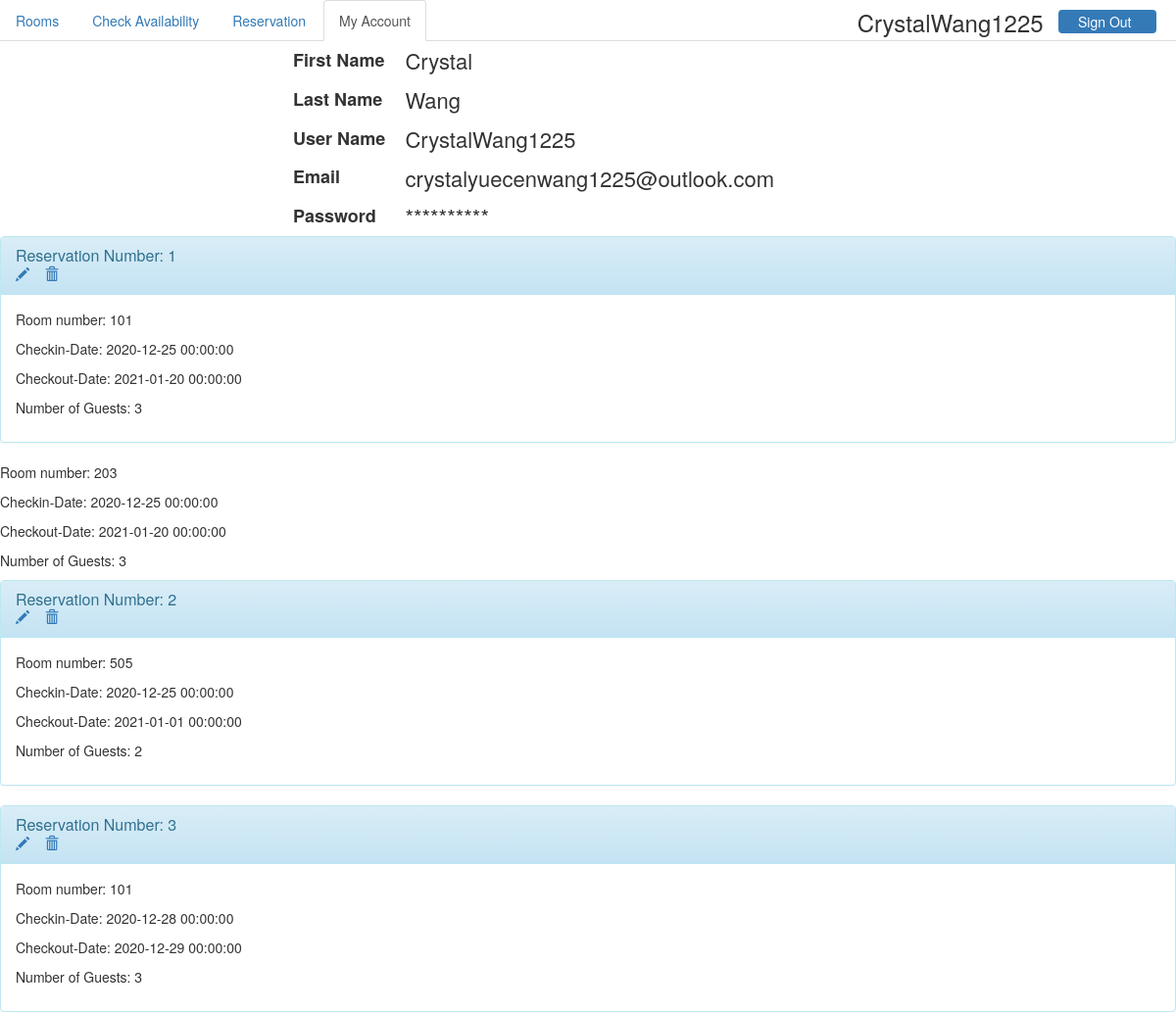
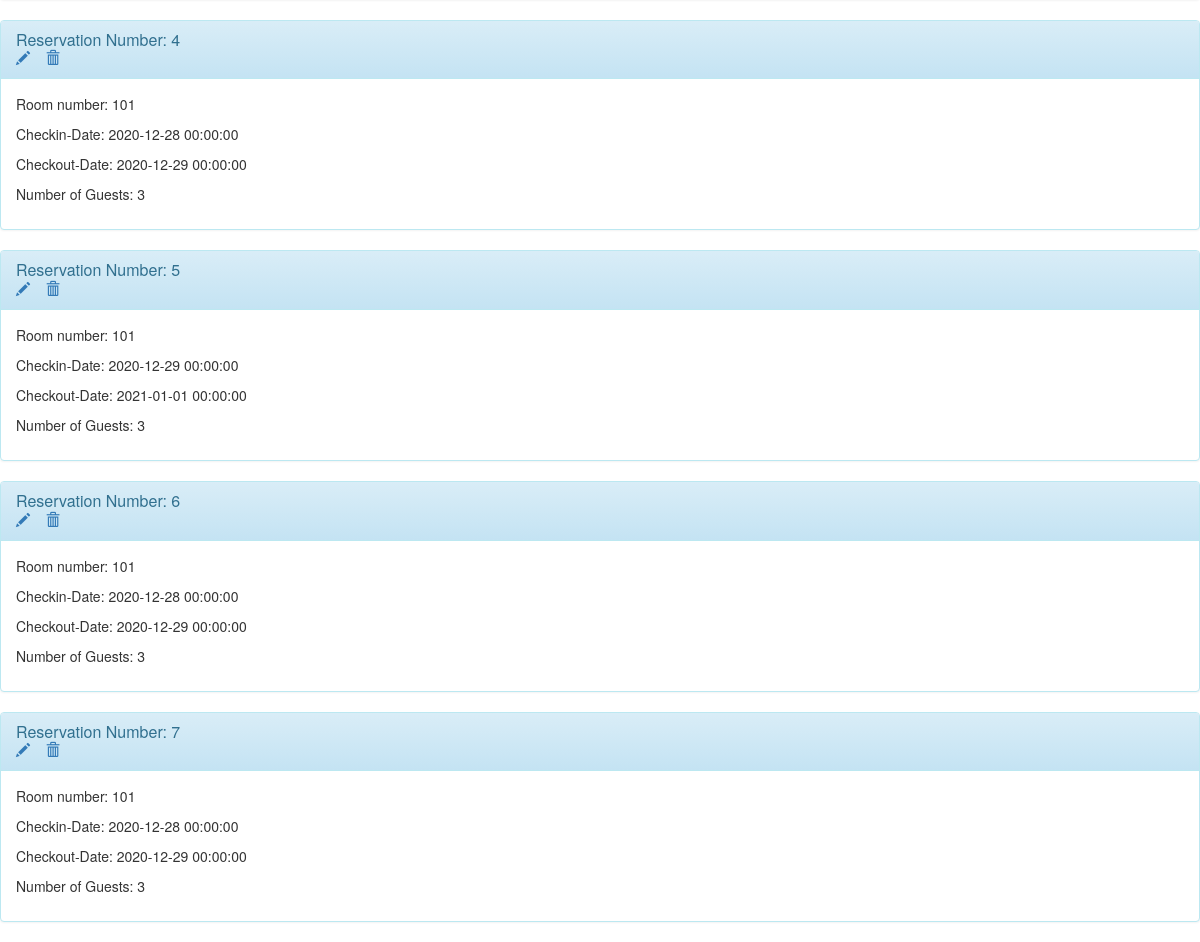
The page /about_user (signed in) on the database its author committed (2 pictures, top to bottom).
### hotel/models.py (models this page shows, shortened)
class User(db.Model):
    uid = db.Column(db.Integer, primary_key=True, autoincrement=True)
    firstname = db.Column(db.String(50))
    lastname = db.Column(db.String(50))
    username = db.Column(db.String(50), unique=True, index=True)
    password = db.Column(db.String(50))
    email = db.Column(db.String(50), unique=True, index=True)
    dateofreg = db.Column(db.DateTime, default=datetime.datetime.now)

class Reservations(db.Model):
    rid = db.Column(db.Integer, primary_key=True, autoincrement=True)
    ruid = db.Column(db.Integer, db.ForeignKey('user.uid'))
    checkin_date = db.Column(db.DateTime)
    checkout_date = db.Column(db.DateTime)
    num_guests = db.Column(db.Integer)

class Booked(db.Model):
    bid = db.Column(db.Integer, primary_key=True, autoincrement=True)
    brid = db.Column(db.Integer, db.ForeignKey('reservations.rid'))
    room_id = db.Column(db.Integer, db.ForeignKey('rooms.room_number'))

### hotel/views.py (the view)
@app.route('/about_user')
def about_user():
    aboutuserform = AboutUserForm()
    if session['user_available']:
        user = User.query.filter_by(username=session['current_user']).first()
        reservations = Reservations.query.filter_by(ruid=user.uid).all()
        booked = Booked.query.all()
        return render_template('about_user.html', user=user, reservations=reservations, booked=booked,
                               aboutuserform=aboutuserform)
    flash('You are not a Authenticated User')
    return redirect(url_for('index'))

### hotel/templates/about_user.html (shortened to what this page needs)
<!DOCTYPE html>
<html lang="en">
  <head>
	<link href="../static/bootstrap/css/bootstrap.min.css" rel="stylesheet">
	<link rel="stylesheet" href="../static/bootstrap/css/bootstrap-theme.min.css">
	<link rel="stylesheet" type="text/css" href="../static/css/styles.css">
  </head>
<body>
<div id="us">
<ul class="nav nav-pills">
  <li><h3>{{session['current_user']}} &nbsp;</h3></li>
  <li role="presentation" class="active" id="signout"><a href="/logout">Sign Out</a></li>
 </ul>
</div>
<div>
<ul class="nav nav-tabs">
  <li role="presentation"><a href="/rooms">Rooms</a></li>
	<li role="presentation"><a href="/available">Check Availability</a></li>
    <li role="presentation"><a href="/reserve">Reservation</a></li>
  <li role="presentation" class="active"><a href="">My Account</a></li>
</ul>
</div>
<div class="row">
	<div class="col-md-8">
  		<table align="right">
			<tr>
	  			<td> <h4>First Name</h4></td>
	  			<td>{{user.firstname}}</td>
			</tr>
			<tr>
	  			<td> <h4>Last Name</h4></td>
	  			<td>{{user.lastname}}</td>
			</tr>
			<tr>
	  			<td><h4>User Name</h4></td>
	  			<td>{{user.username}}</td>
			</tr>
			<tr>
	  			<td><h4>Email</h4></td>
	  			<td>{{user.email}}</td>
			</tr>
			<tr>
	  			<td><h4>Password</h4></td>
	  			<td>**********</td>
			</tr>
  		</table>
	</div>
</div>
<div class="ps">
{% for i in reservations %}
<div class="panel panel-info">
  <div class="panel-heading">
    <div><h3 class="panel-title">Reservation Number: {{i.rid}}</h3></div>
      <div id="icon">
      <a class="glyphicon glyphicon-pencil" href="/update/{{ i.rid }}"></a>&nbsp &nbsp
      <a class="glyphicon glyphicon-trash" id="del" href="/delete/{{ i.rid }}"></a>
    </div>
  </div>
  <div class="panel-body">
      {% for j in booked %}
          {% if i.rid == j.brid %}
              <p>Room number: {{j.room_id}}</p>
      <p>Checkin-Date: {{i.checkin_date}}</p>
      <p>Checkout-Date: {{i.checkout_date}}</p>
              <p>Number of Guests: {{i.num_guests}}</p>
  </div>
 </div>
{% endif%}
{% endfor %}
{% endfor %}
</body>
</html>

### hotel/static/css/styles.css (style rules this page uses)
.row { background-color: #f5f5f5; }
#us { float: right; }

### hotel/templates/about_user.html (style rules this page uses)
#us { float: right; margin-right: 20px; margin-top: 10px; }
#us h3 { margin: 0 0 0 0; }
table tr { padding-top: 10px; }
table tr td { padding-left: 20px; font-size: 22px; }
table tr td h4 { font-weight: bold; }
#signout { width: 100px; height: 20px; }
#signout a { padding: 2px 0px 2px 20px; }
.row { background-color: white; }

### rows shown on the page
User: current_user "CrystalWang1225", firstname "Crystal", lastname "Wang", username "CrystalWang1225", email "crystalyuecenwang1225@outlook.com"
Reservations: rid "1", checkin_date "2020-12-25 00:00:00", checkout_date "2021-01-20 00:00:00", num_guests "3"
Booked: room_id "101"
Booked: room_id "203"
Reservations: rid "2", checkin_date "2020-12-25 00:00:00", checkout_date "2021-01-01 00:00:00", num_guests "2"
Booked: room_id "505"
Reservations: rid "3", checkin_date "2020-12-28 00:00:00", checkout_date "2020-12-29 00:00:00", num_guests "3"
Booked: room_id "101"
Reservations: rid "4", checkin_date "2020-12-28 00:00:00", checkout_date "2020-12-29 00:00:00", num_guests "3"
Booked: room_id "101"
Reservations: rid "5", checkin_date "2020-12-29 00:00:00", checkout_date "2021-01-01 00:00:00", num_guests "3"
Booked: room_id "101"
Reservations: rid "6", checkin_date "2020-12-28 00:00:00", checkout_date "2020-12-29 00:00:00", num_guests "3"
Booked: room_id "101"
Reservations: rid "7", checkin_date "2020-12-28 00:00:00", checkout_date "2020-12-29 00:00:00", num_guests "3"
Booked: room_id "101"
